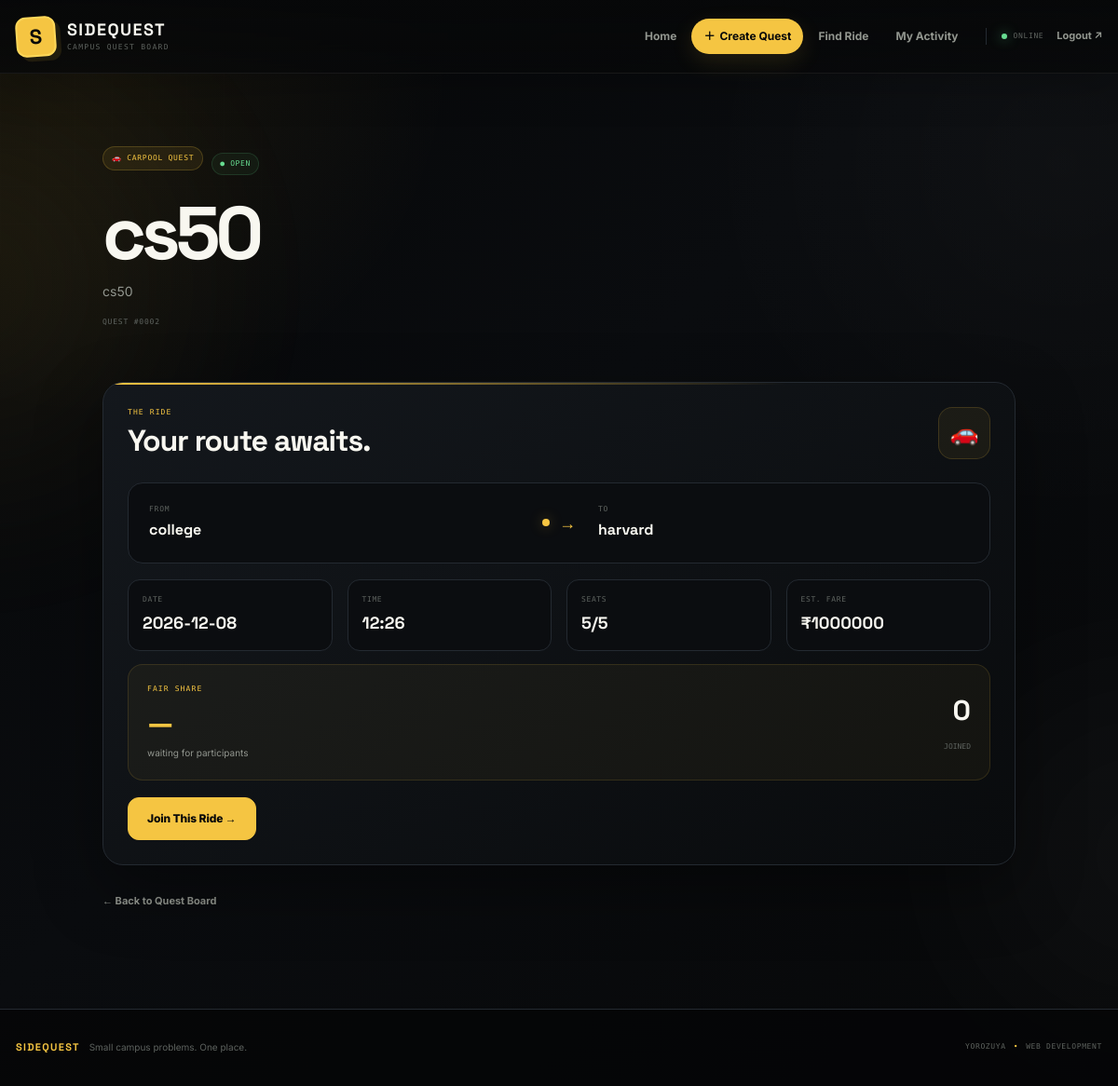
Page /quest/2 (signed in) on the committed database.
### tables this page shows
CREATE TABLE quests (
    id INTEGER PRIMARY KEY AUTOINCREMENT,
    user_id INTEGER NOT NULL,
    title TEXT NOT NULL,
    description TEXT NOT NULL,
    category TEXT NOT NULL,
    status TEXT NOT NULL DEFAULT 'open',
    created_at TIMESTAMP NOT NULL DEFAULT CURRENT_TIMESTAMP,
    FOREIGN KEY(user_id) REFERENCES users(id)
);

CREATE TABLE carpools(
    id INTEGER PRIMARY KEY NOT NULL,
    quest_id int NOT NULL,
    origin text,
    destination text,
    travel_date date,
    travel_time time,
    seats int,
    estimated_fare numeric,
    FOREIGN KEY(quest_id)
    REFERENCES quests(id)
);

### app.py (the view)
@app.route("/quest/<int:quest_id>")
@login_required
def quest(quest_id):
    connection = get_db()
    quest = connection.execute("SELECT * FROM quests WHERE id = ?",(quest_id,)).fetchone()
    if quest is None:
        connection.close()
        return "Quest not found", 404
    carpool = connection.execute(
        """
        SELECT *
        FROM carpools
        JOIN quests ON carpools.quest_id = quests.id
        WHERE quests.id = ?
        """,
        (quest_id,)
    ).fetchone()
    lost_item=connection.execute("SELECT * FROM lost_items WHERE quest_id = ?",(quest_id,)).fetchone()
    participant_count = connection.execute(
        """
        SELECT COUNT(*) AS participant_count
        FROM quest_participants
        WHERE quest_id = ?
        """,
        (quest_id,)
    ).fetchone()
    participant_count = participant_count["participant_count"]
    estimated_fare = None
    fare_per_person = None
    total_seats = 0
    available_seats = 0
    if carpool:
        estimated_fare = carpool["estimated_fare"]
        if participant_count > 0:
            fare_per_person = estimated_fare / participant_count
        total_seats = carpool["seats"]
        available_seats = total_seats - participant_count
    expense = connection.execute("SELECT * FROM expenses WHERE quest_id = ?",(quest_id,)).fetchone()
    expense_participants = []
    if expense:
        expense_participants = connection.execute("SELECT users.username FROM expense_participants JOIN users ON expense_participants.user_id = users.id WHERE expense_participants.expense_id = ?",(expense["id"],)).fetchall()
    expense_share = None
    if expense and expense_participants:
        expense_share = expense["amount"] / len(expense_participants)
    connection.close()
    return render_template(
        "quest.html",
        quest=quest,
        carpool=carpool,
        lost_item=lost_item,
        participant_count=participant_count,
        total_seats=total_seats,
        available_seats=available_seats,
        fare_per_person=fare_per_person,
        estimated_fare=estimated_fare,
        expense=expense,
        expense_participants=expense_participants,
        expense_share=expense_share
    )

### app.py (called while the page is built)
def get_db():
    connection = sqlite3.connect("sidequest.db")
    connection.row_factory = sqlite3.Row
    return connection

def login_required(function):
    @wraps(function)
    def decorated_function(*args, **kwargs):
        if "user_id" not in session:
            return redirect("/login")
        return function(*args, **kwargs)
    return decorated_function

### templates/quest.html (shortened to what this page needs)
{% extends "layout.html" %}
{% block main %}
<section class="sq-detail-shell">
<div class="sq-detail-hero">
    <div class="sq-detail-topline">
        {% if quest["category"] == "carpool" %}
            <span class="sq-detail-label">
                🚗 CARPOOL QUEST
            </span>
        {% elif quest["category"] == "lost_found" %}
            <span class="sq-detail-label">
                🔎 LOST &amp; FOUND QUEST
            </span>
        {% elif quest["category"] == "expense" %}
            <span class="sq-detail-label">
                💰 EXPENSE QUEST
            </span>
        {% endif %}
        {% if quest["status"] == "open" %}
            <span class="sq-detail-status sq-detail-status-open">
                ● OPEN
            </span>
        {% else %}
            <span class="sq-detail-status sq-detail-status-complete">
                ✓ COMPLETED
            </span>
        {% endif %}
    </div>
    <h1 class="sq-detail-title">
        {{ quest["title"] }}
    </h1>
    <p class="sq-detail-description">
        {{ quest["description"] }}
    </p>
    <div class="sq-detail-id">
        QUEST #{{ "%04d"|format(quest["id"]) }}
    </div>
</div>
{% if carpool %}
    <div class="sq-detail-panel sq-carpool-panel">
        <div class="sq-panel-header">
            <div>
                <span class="sq-panel-kicker">
                    THE RIDE
                </span>
                <h2>
                    Your route awaits.
                </h2>
            </div>
            <div class="sq-panel-big-icon">
                🚗
            </div>
        </div>
        <div class="sq-route-box">
            <div class="sq-location">
                <span class="sq-location-label">
                    FROM
                </span>
                <strong>
                    {{ carpool["origin"] }}
                </strong>
            </div>
            <div class="sq-route-line">
                <span class="sq-route-dot"></span>
                <span class="sq-route-arrow">
                    →
                </span>
            </div>
            <div class="sq-location">
                <span class="sq-location-label">
                    TO
                </span>
                <strong>
                    {{ carpool["destination"] }}
                </strong>
            </div>
        </div>
        <div class="sq-stats">
            <div class="sq-stat">
                <span class="sq-stat-label">
                    DATE
                </span>
                <span class="sq-stat-value">
                    {{ carpool["travel_date"] }}
                </span>
            </div>
            <div class="sq-stat">
                <span class="sq-stat-label">
                    TIME
                </span>
                <span class="sq-stat-value">
                    {{ carpool["travel_time"] }}
                </span>
            </div>
            <div class="sq-stat">
                <span class="sq-stat-label">
                    SEATS
                </span>
                <span class="sq-stat-value">
                    {{ available_seats }}/{{ total_seats }}
                </span>
            </div>
            <div class="sq-stat">
                <span class="sq-stat-label">
                    EST. FARE
                </span>
                <span class="sq-stat-value">
                    ₹{{ estimated_fare }}
                </span>
            </div>
        </div>
        <div class="sq-fare-box">
            <div>
                <span class="sq-panel-kicker">
                    FAIR SHARE
                </span>
                {% if fare_per_person is not none %}
                    <strong>
                        ₹{{ "%.2f"|format(fare_per_person) }}
                    </strong>
                    <small>
                        estimated per participant
                    </small>
                {% else %}
                    <strong>
                        —
                    </strong>
                    <small>
                        waiting for participants
                    </small>
                {% endif %}
            </div>
            <div class="sq-seat-display">
                <span class="sq-seat-number">
                    {{ participant_count }}
                </span>
                <span class="sq-seat-label">
                    JOINED
                </span>
            </div>
        </div>
        {% if quest["status"] == "open" %}
            <div class="sq-action-row">
                <form
                    action="/quest/{{ quest['id'] }}/join"
                    method="post"
                >
                    <button
                        type="submit"
                        class="btn btn-primary sq-big-action"
                    >
                        Join This Ride →
                    </button>
                </form>
            </div>
        {% else %}
            <div class="sq-completed-banner">
                This ride has already been completed.
            </div>
        {% endif %}
    </div>
{% endif %}
<div class="sq-back-row">
    <a
        href="/"
        class="sq-back-link"
    >
        ← Back to Quest Board
    </a>
</div>
</section>
{% endblock %}

### rows in the picture
quests: title "cs50", description "cs50", id "0002"
carpools: origin "college", destination "harvard", travel_date "2026-12-08", travel_time "12:26", estimated_fare "1000000"

### other values in the picture
{{ available_seats }} "5"
{{ total_seats }} "5"
{{ participant_count }} "0"
